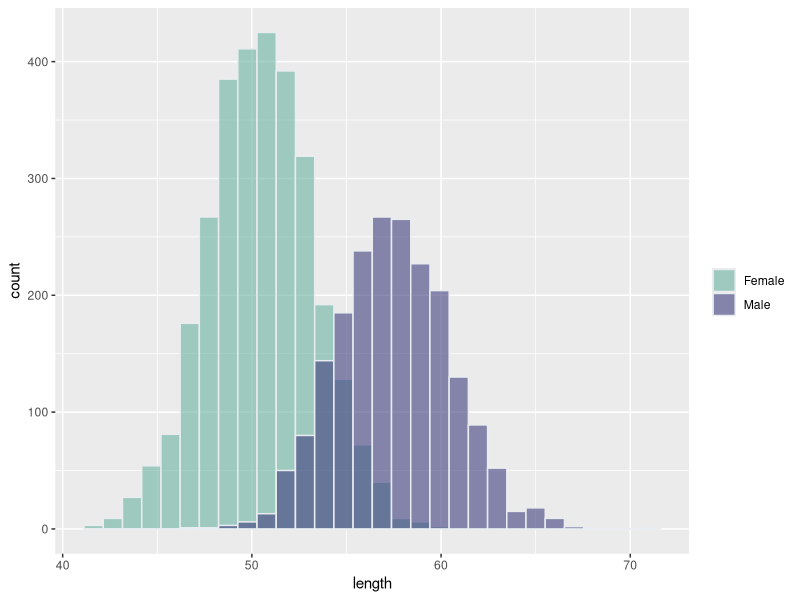

Write R code to recreate this figure.
## ---- chunk 1
# Don't change anything here
knitr::opts_chunk$set(
  comment = "", prompt = F, message=F, warning = F
)
## ---- chunk 2
# install the package if you haven't
# install.packages("ggpubr")
## ---- chunk 3
library(ggplot2)
library(tidyverse)
library(ggpubr)
set.seed(2023)
male = data.frame(
  length = rnorm(n=2000, mean = 57.5, sd = 3),
  sex = rep("Male", 2000)
)
female = data.frame(
  length = rnorm(n=3000, mean = 50.5, sd = 2.8),
  sex = rep("Female", 3000)
)
population_2 = bind_rows(male,female)
## ---- chunk 4
p2 = population_2  |>
  ggplot( aes(x=length, fill=sex)) +
  geom_histogram(bin = 25,color="#e9ecef", alpha=0.6, position = 'identity') +
  scale_fill_manual(values=c("#69b3a2", "#404080")) +
  labs(fill="")
## ---- chunk 5
string_vector = c("a","a","b")
(string_vector == "a") * 5/6 + (string_vector == "b") * 1/6
## ---- chunk 6
n = 1000
x1 = runif(n, min =0 , max =1 )
y1 = runif(n, min =0 , max =1 )
df = data.frame(x1 = x1,y1= y1)
f <- function(x) ((sin(10*x^2))^2*sin(x))*x+0.1
## ---- chunk 7
integrate(f, lower = 0, upper = 1)
## ---- chunk 8
sessionInfo()
